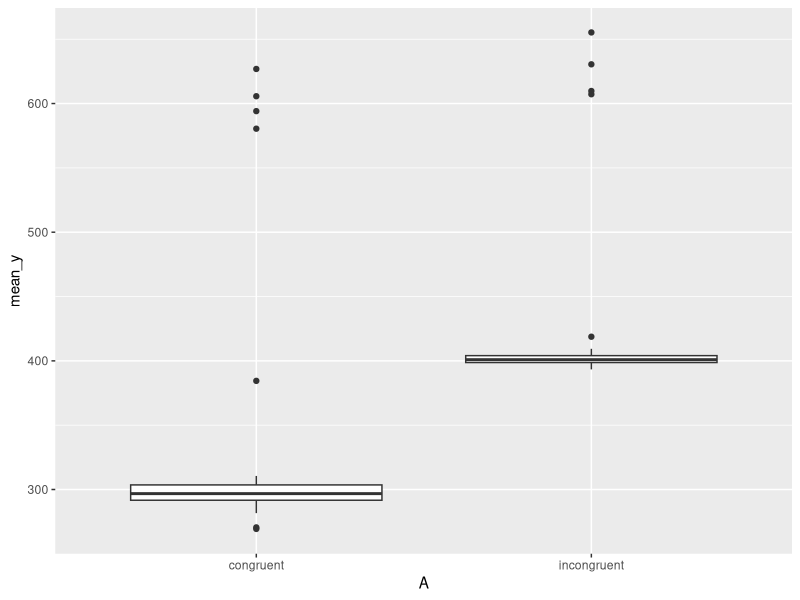
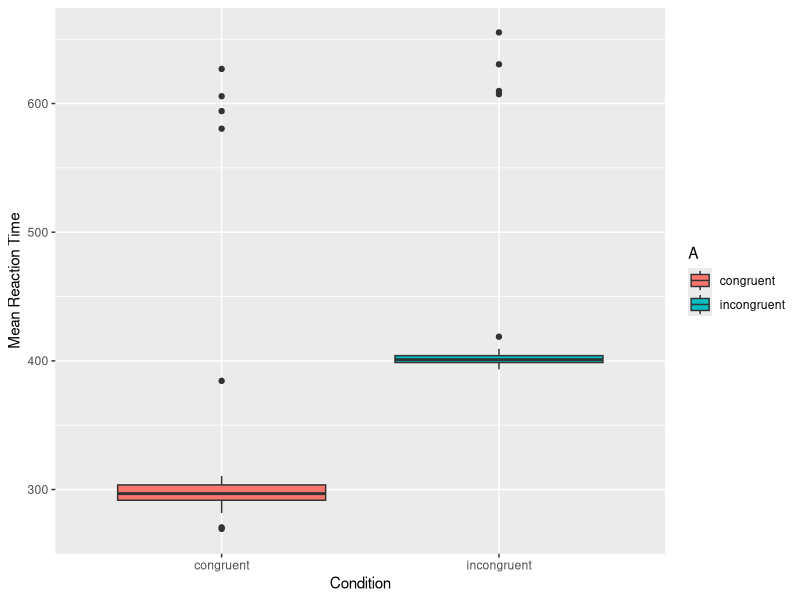
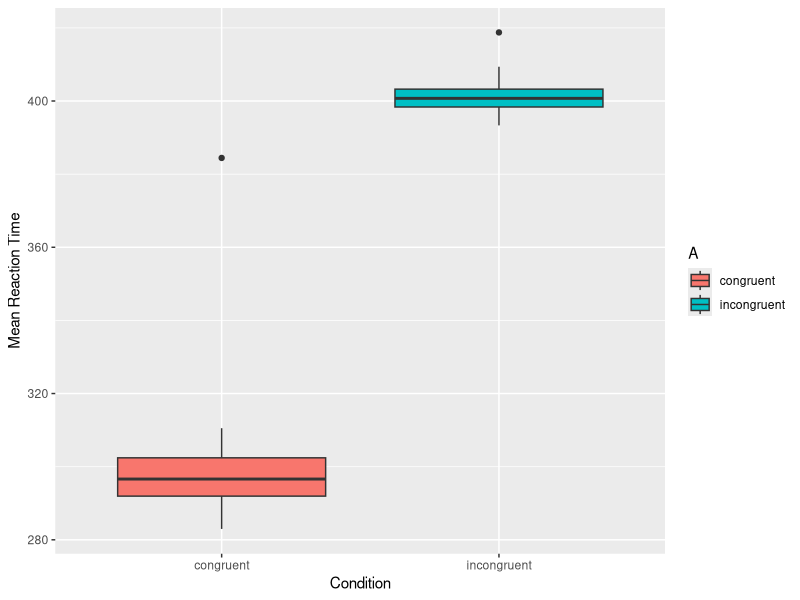
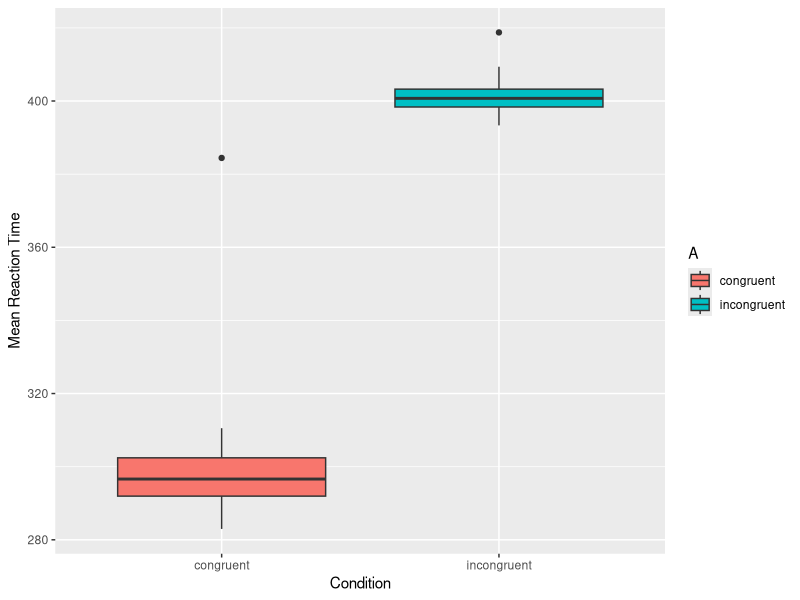

Recreate these plots in R, in order.
## ---- chunk 1
library(tidyverse)
library(here)

raw_data <- read_csv(here("data", "seminar_three_data.csv"))
## ---- chunk 2
raw_data %>% 
  summarise(
    n_subj = length(unique(subj_id)),
    n_items = length(unique(item_id))
  )
## ---- chunk 3
# option 1: case_when in mutate
raw_data <- raw_data %>% 
  mutate(
    A = case_when(
      A == "A1" ~ "congruent",
      A == "A2" ~ "incongruent"
    )
  )
## ---- chunk 4
data_summary <- raw_data %>% 
  group_by(subj_id, A) %>% 
  summarise(mean_y = mean(Y))
## ---- chunk 5
my_plot <- ggplot(
  data = data_summary, 
  mapping = aes(x = A, y = mean_y)
) +
  geom_boxplot()

my_plot
## ---- chunk 6
my_plot <- ggplot(
  data = data_summary, 
  mapping = aes(x = A, y = mean_y, fill = A)
) +
  geom_boxplot() +
  labs(x = "Condition", y = "Mean Reaction Time")

my_plot
## ---- chunk 7
data_cutoffs <- data_summary %>% 
  ungroup() %>% 
  summarise(
    mean = mean(mean_y),
    sd = sd(mean_y)
  )
data_cutoffs
## ---- chunk 8
data_summary_filtered <- data_summary %>% 
  filter(
    mean_y > (data_cutoffs$mean - data_cutoffs$sd) &
      mean_y < (data_cutoffs$mean + data_cutoffs$sd)
  )
# students may choose to input the numbers directly in the
# filter evluation, but this is bad practice (these can change).

# confirm filtering
nrow(data_summary)
nrow(data_summary_filtered)
## ---- chunk 9
ggplot(
  data = data_summary_filtered, 
  mapping = aes(x = A, y = mean_y, fill = A)
) +
  geom_boxplot() +
  labs(x = "Condition", y = "Mean Reaction Time")
## ---- chunk 10
# if they're really good they'll do this 
# (and probably don't need a beginner's R course)
my_plot %+% data_summary_filtered
